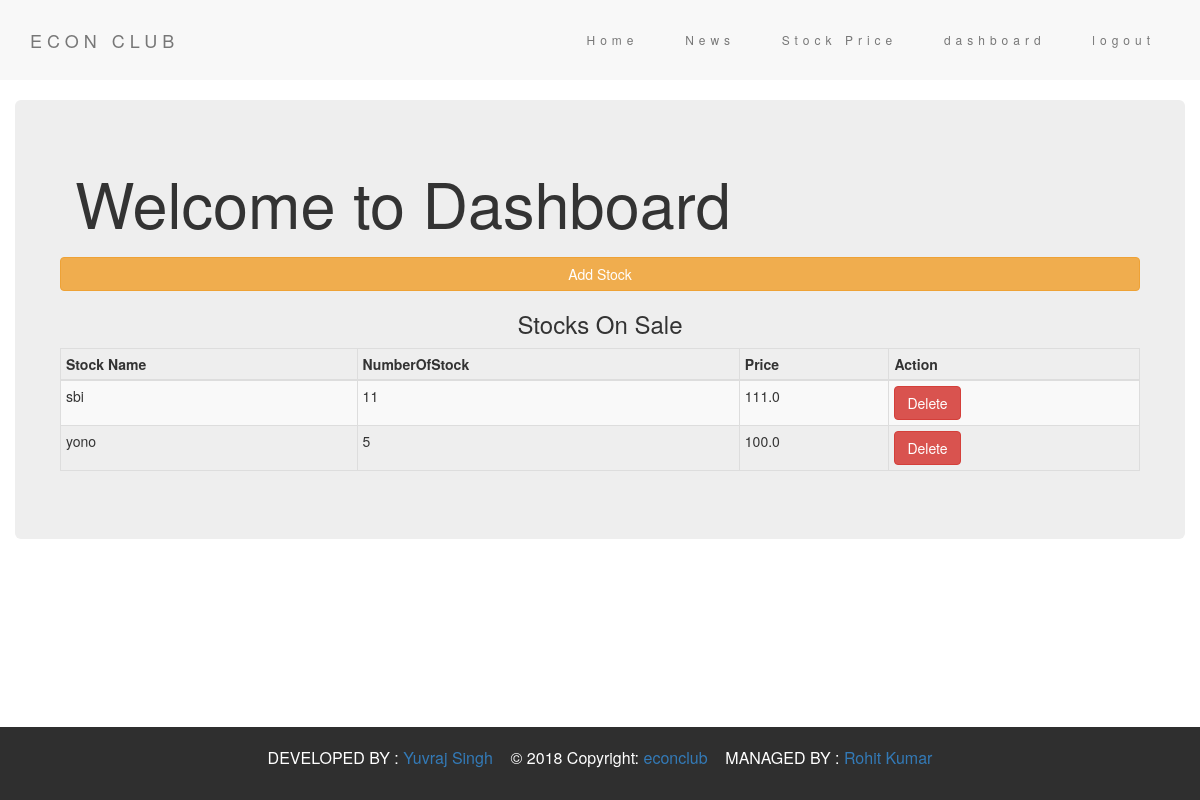
The app's page /dashboard/ (signed in) with its own data.
### login/models.py (models this page shows)
class UserStockDisplay(models.Model):
    author=models.ForeignKey(User, on_delete=models.SET_NULL, null=True)
    StockName = models.ForeignKey(Stock,on_delete=models.CASCADE)
    NumberOfStock = models.IntegerField(blank=False, null=False)
    SellingPrice = models.FloatField(blank=False,null=False)

class Stock(models.Model):
    StockName = models.CharField(blank=True, max_length=100)
    CurrentPrice = models.FloatField(null=True,blank=True)
    def __str__(self):
        return self.StockName

### login/views.py (the view)
# urls.py: path('dashboard/',views.dashboard,name='dashboard'),
@login_required
def dashboard(request):
      user_dashdata=UserStockDisplay.objects.filter(author=request.user)
      UserStockDisplayDic={'dashdata':user_dashdata}
      return render(request,'login/dashboard.html',{'dashdata':user_dashdata})

### templates/login/dashboard.html (shortened to what this page needs)
{% extends 'login/login.html' %}
{% block body_block %}
<div class="container-fluid">
<div class="jumbotron">
  <h1>Welcome to Dashboard</h1>
<div class="row">
  <div class="col-4">
    <div><a style="margin-top:10px;width:100%"  class="btn btn-warning transparent" href="{% url 'stock_create' %}">Add Stock</a></div>
  </div>
  <div class="col-8">
    <h3 align="center" text-align="center">Stocks On Sale</h3>
    <table class="table table-striped table-bordered table-hover table-condensed">
      <thead>
        <th>Stock Name</th>
        <th>NumberOfStock</th>
        <th>Price</th>
        <th>Action</th>
      </thead>
{% if dashdata %}
      {% for dd in dashdata %}
      <tr>
        <td>{{ dd.StockName }}</td>
        <td>{{ dd.NumberOfStock }}</td>
        <td>{{ dd.SellingPrice }}</td>
        <td><form action="{% url 'UserStockDisplaydelete' dd.id %}" method="post">
            <button type="submit" class="btn btn-danger" name="button" value="Delete">Delete</button>
            </form>
        </td>
      </tr>
      {%endfor%}
{% endif %}
    </table>
  </div>
</div>
</div>
</div>
{% endblock %}

### templates/login/login.html (style rules this page uses)
.container-fluid { padding-top: 20px; padding-bottom: 20px; }

### records on screen
UserStockDisplay: StockName "sbi", NumberOfStock "11", SellingPrice "111.0"
UserStockDisplay: StockName "yono", NumberOfStock "5", SellingPrice "100.0"
